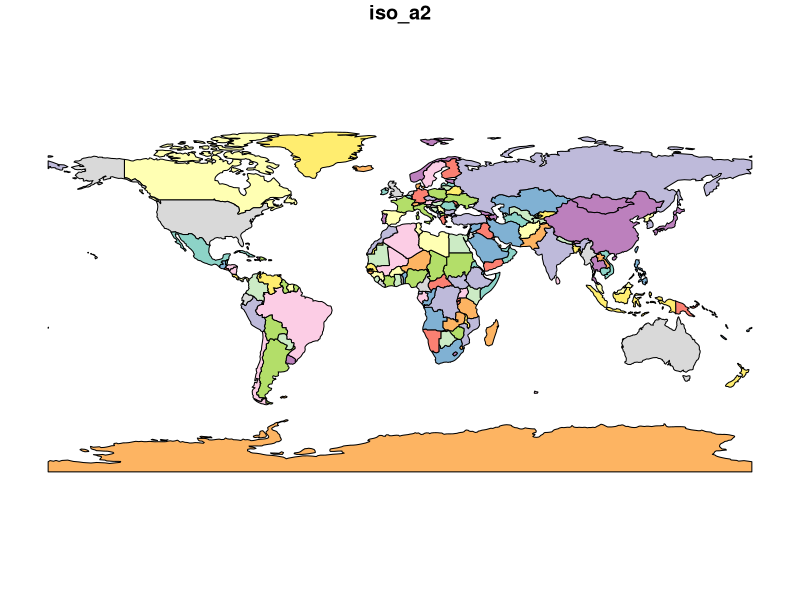
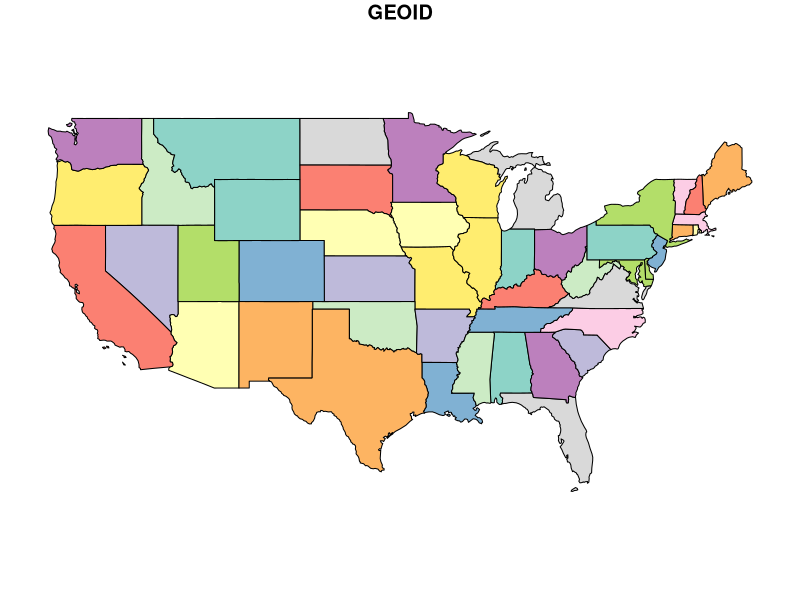
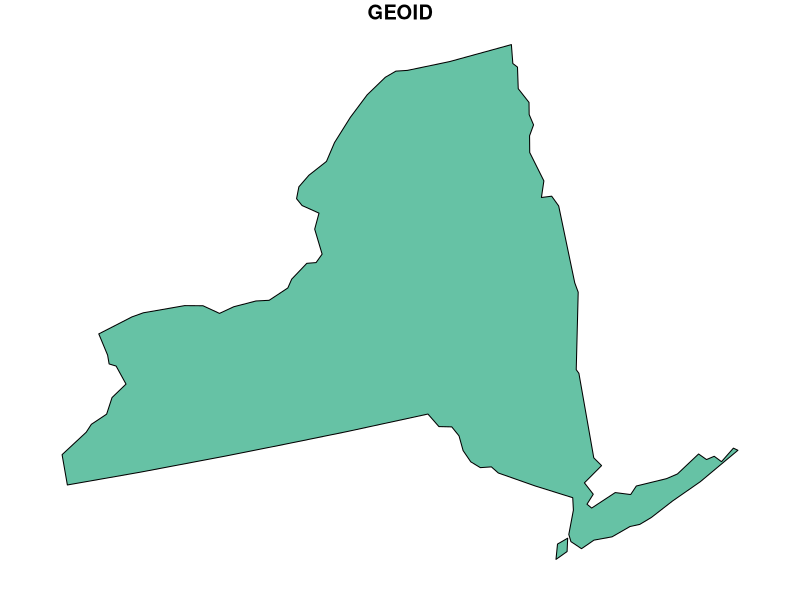
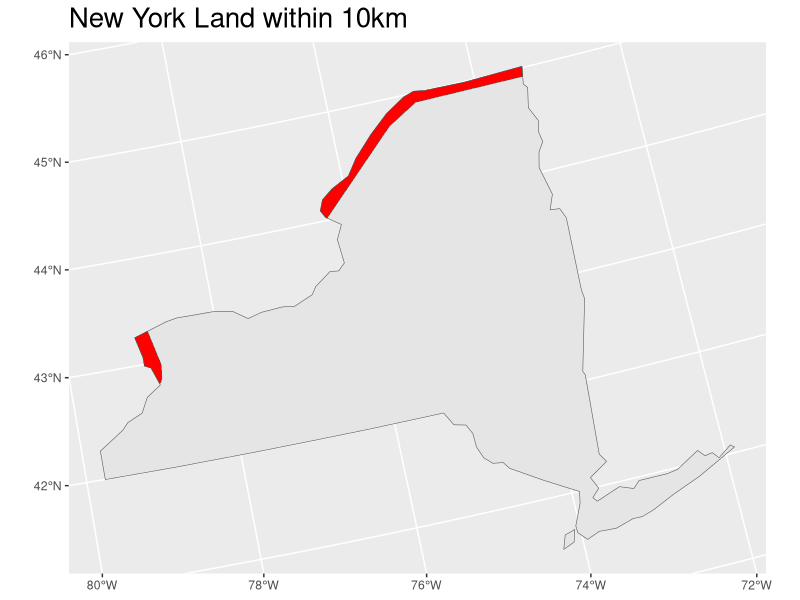

Recreate these plots in R, in order.
library(spData)
library(sf)
library(tidyverse)
library(units)
# library(units) #this one is optional, but can help with unit conversions.

#load 'world' data from spData package
data(world)  
data(us_states)
# plot(world[1])  #plot if desired
# plot(us_states[1]) #plot if desired
plot(world[1])
plot(us_states[1])

albers="+proj=aea +lat_1=29.5 +lat_2=45.5 +lat_0=37.5 +lon_0=-96 +x_0=0 +y_0=0 +ellps=GRS80 +datum=NAD83 +units=m +no_defs"

world_new <- st_transform(world, albers)

Canada <- world_new %>%
  filter(name_long == "Canada")
Canada_bu <- st_buffer(Canada, 10000)

us_states_new <- st_transform(us_states, albers)

New_York <- us_states_new %>%
  filter(NAME == "New York")
plot(New_York[1])

border <- st_intersection(Canada_bu, New_York)
ggplot() +
  geom_sf(data = New_York) +
  geom_sf(data = border, fill = "red") +
  labs(title = "New York Land within 10km") +
  theme(plot.title = element_text(size = 20))

area_border <- st_area(border)
set_units(area_border, km^2)
